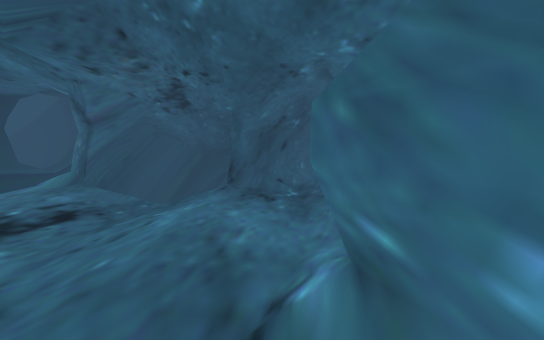
View 1 (above)

16 first-person views from a walk through a scene from a Unity 3-D project. The camera is 1.5 m above the floor, tilts 4° down and sees 70° across. The floor is counted in squares, 1 m on a side. Each view is taken from the middle of a square. On the plan, view 1 faces up. The plan holds only what a view shows up to about 17 squares ahead; the rest is blank. The place goes on beyond the plan. The player is left out.

View 2
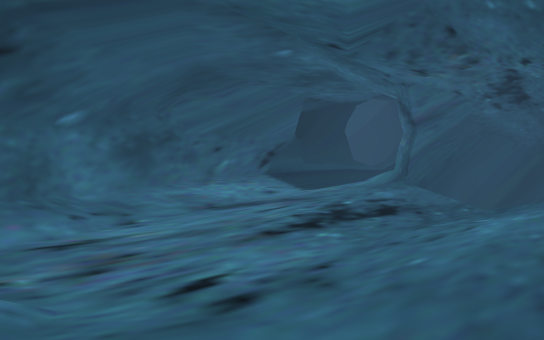

View 3
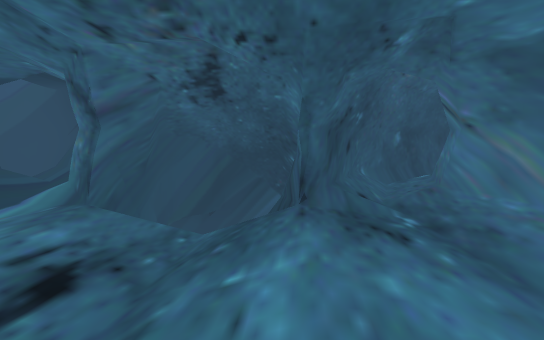

View 4
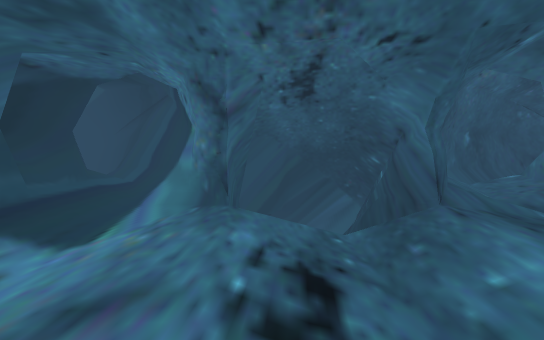

View 5
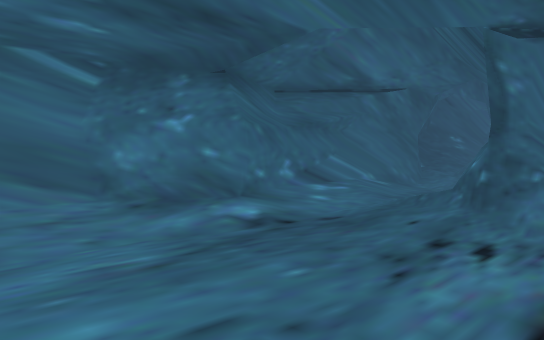

View 6
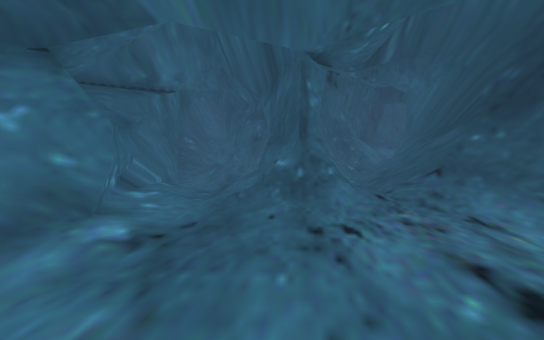

View 7
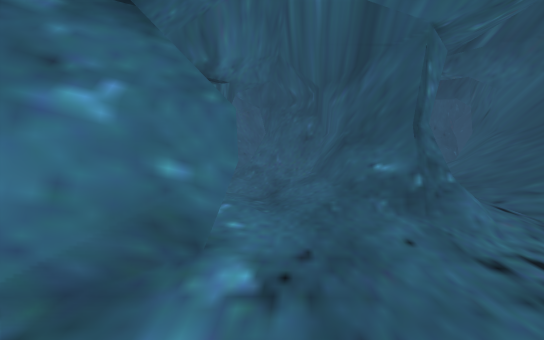

View 8
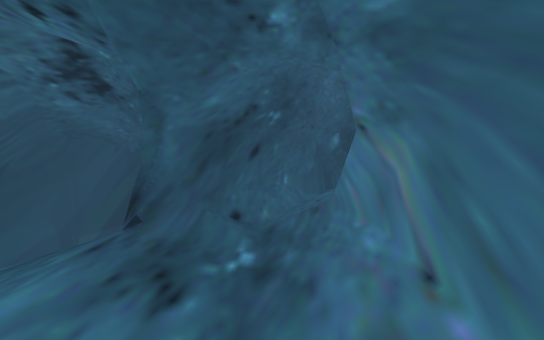

View 9
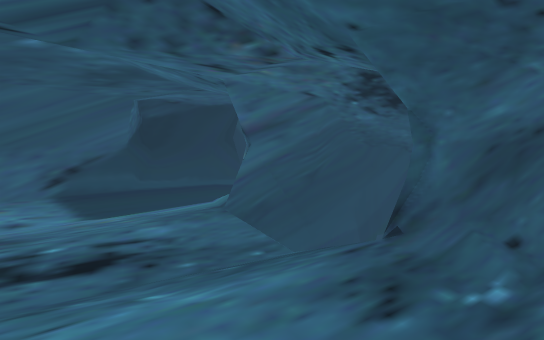

View 10
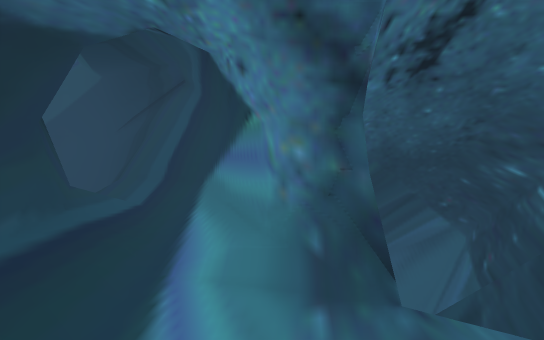

View 11
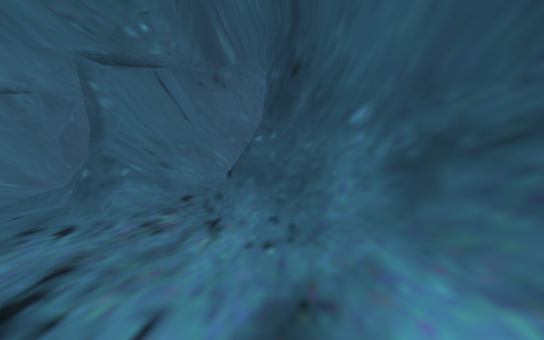

View 12
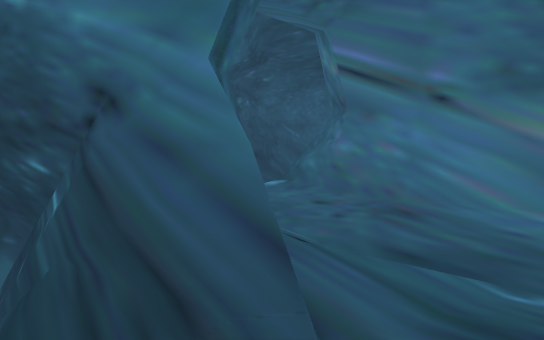

View 13
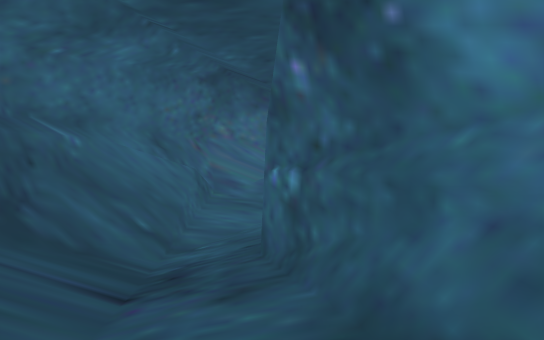

View 14
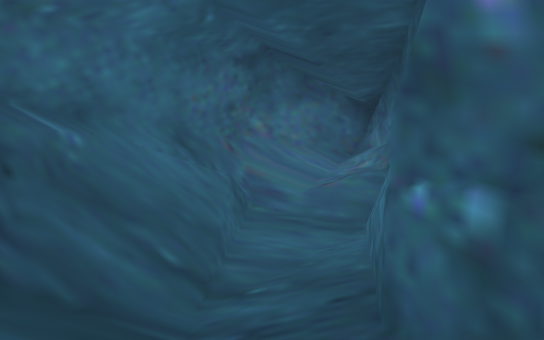

View 15
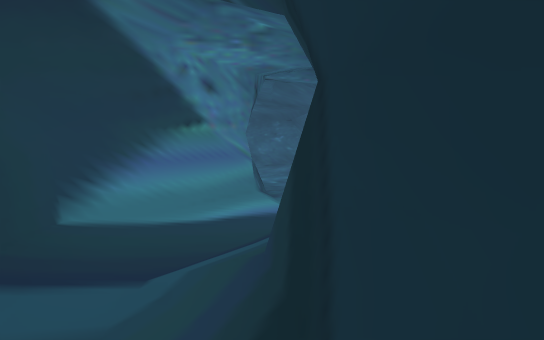

View 16
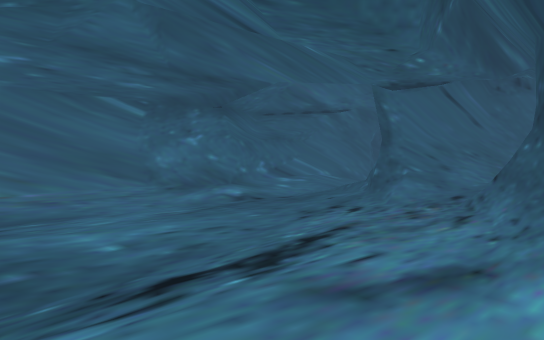

### Floor plan
Key: @ floor where view 1 was taken; # wall or solid block; . main floor; : floor 0.25 m higher than the main floor; - floor 0.25 m lower than the main floor; + floor 0.5 m higher than the main floor; / step, stairs or slope; = window, fence, low wall or low ledge; ^ raised ledge; v drop or lower ground.
Columns run from 14 left of view 1 to 13 right of it. Each row starts with its distance up from view 1.
 21   /=## ##  #     ## //=###
 20 / ./=# #v  #   ###/////==##
 19 #//./###/  #   #//....--.=##
 18 ###/./###  #  ##//::###..^^#
 17   #///###  ## #/./### ######
 16   ##//###  ####//##
 15    #/./##  =###//#
 14    #=//##   ##/./#
 13    #/:./#   =#/.=#
 12    ##:../////:..:#
 11     #:..:.-/.:..:#
 10     #:..:.-/....:#
  9     #:....--....:#
  8     #/....--....:#
  7     #//...-.....+#
  6     ##/........./#
  5     ##/......../##
  4      #/........##
  3      ##......./#
  2       #/.......#
  1       ##/......#
  0        #=./#/.@##
 -1        ##. #=:./#
 -2        #=:=##:./#
 -3        #=/=##/-/#
 -4        #=/###/-/#
 -5        #=/# #/--#
 -6       ##//# #//-#
 -7       ##/=# #//-#
 -8       #=/=# ##/-#

Positions as (right, up) in squares from view 1, and headings:
1: (0, 0), facing up
2: (0, 0), facing up-left
3: (-2, 4), facing up
4: (-5, 4), facing up
5: (-5, 8), facing down-right
6: (-2, 9), facing down
7: (0, 7), facing down
8: (1, 6), facing up
9: (2, 6), facing up-left
10: (-7, 9), facing up
11: (-7, 9), facing down
12: (-3, 11), facing up-right
13: (2, 18), facing right
14: (4, 19), facing right
15: (-14, 20), facing down-right
16: (-9, 11), facing down-right
